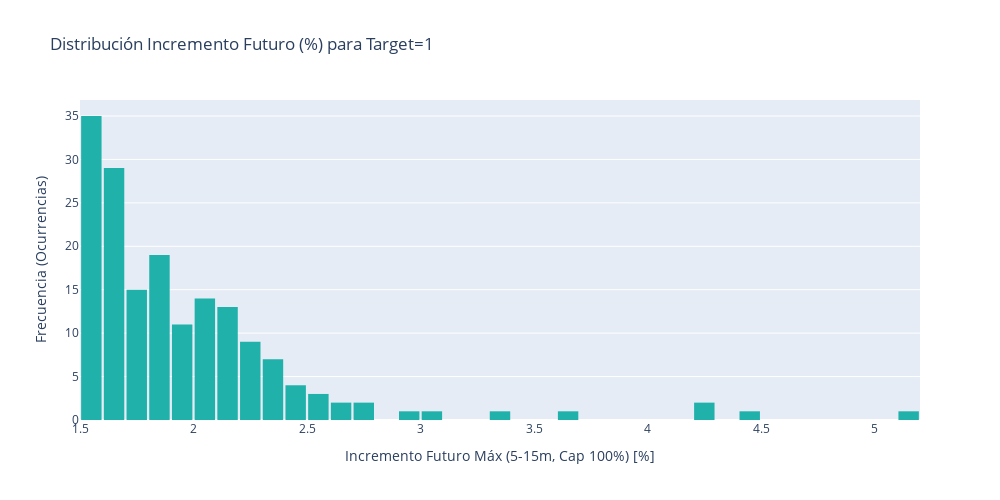

Source (notebook cell):
### Code cell
logging.info("Generando histograma: distribución del incremento futuro para target=1...")

datos_target_1 = df_procesado[df_procesado['target'] == 1].copy()

if datos_target_1.empty:
    logging.warning("No hay datos con target=1 para generar histograma.")
else:
    columna_incremento_futuro = 'future_max_increase_capped'
    if columna_incremento_futuro not in datos_target_1.columns:
        logging.error(f"Columna '{columna_incremento_futuro}' no encontrada en datos target=1.")
    else:
        datos_target_1['incremento_futuro_porcentaje'] = datos_target_1[columna_incremento_futuro] * 100

        figura_histograma = go.Figure()

        figura_histograma.add_trace(go.Histogram(
            x=datos_target_1['incremento_futuro_porcentaje'],
            name='Distribución',
            marker_color='lightseagreen',
            xbins=dict(
                start=MIN_FUTURE_INCREASE_PERCENT * 100,
                size=0.10 # Agrupando un poco más
            ),
            hovertemplate='Incremento: %{x:.2f}%<br>Frecuencia: %{y:,}<extra></extra>'
        ))

        titulo_grafico = 'Distribución Incremento Futuro (%) para Target=1'
        figura_histograma.update_layout(
            title=titulo_grafico,
            xaxis_title=f'Incremento Futuro Máx ({START_LEAD_FOR_CHANGE}-{END_LEAD_FOR_CHANGE}m, Cap {CAP_LIMIT*100:.0f}%) [%]',
            yaxis_title='Frecuencia (Ocurrencias)',
            bargap=0.1,
            height=500,
            width=1000
        )
        figura_histograma.show()

        try:
            directorio_salida = 'data/images_analysis'
            os.makedirs(directorio_salida, exist_ok=True)
            nombre_archivo = "target1_future_increase_histogram.png"
            ruta_imagen = os.path.join(directorio_salida, nombre_archivo)
            figura_histograma.write_image(ruta_imagen, scale=1)
            logging.info(f"Gráfico guardado: {ruta_imagen}")
        except Exception as err:
            logging.error(f"Error al guardar histograma de incremento: {err}")

### Figure 1 — Plotly figure (JSON) as saved in the notebook; plotly's stock layout.template omitted (floating-point values rounded to 4 significant figures; data arrays with more than 128 entries replaced by an {"elided": "..."} marker saying what was removed)
{"data": [{"hovertemplate": "Incremento: %{x:.2f}%<br>Frecuencia: %{y:,}<extra></extra>", "marker": {"color": "lightseagreen"}, "name": "Distribución", "type": "histogram", "x": {"elided": "171 float values"}, "xbins": {"size": 0.1, "start": 1.5}}], "layout": {"bargap": 0.1, "height": 500, "title": {"text": "Distribución Incremento Futuro (%) para Target=1"}, "width": 1000, "xaxis": {"title": {"text": "Incremento Futuro Máx (5-15m, Cap 100%) [%]"}}, "yaxis": {"title": {"text": "Frecuencia (Ocurrencias)"}}}}
